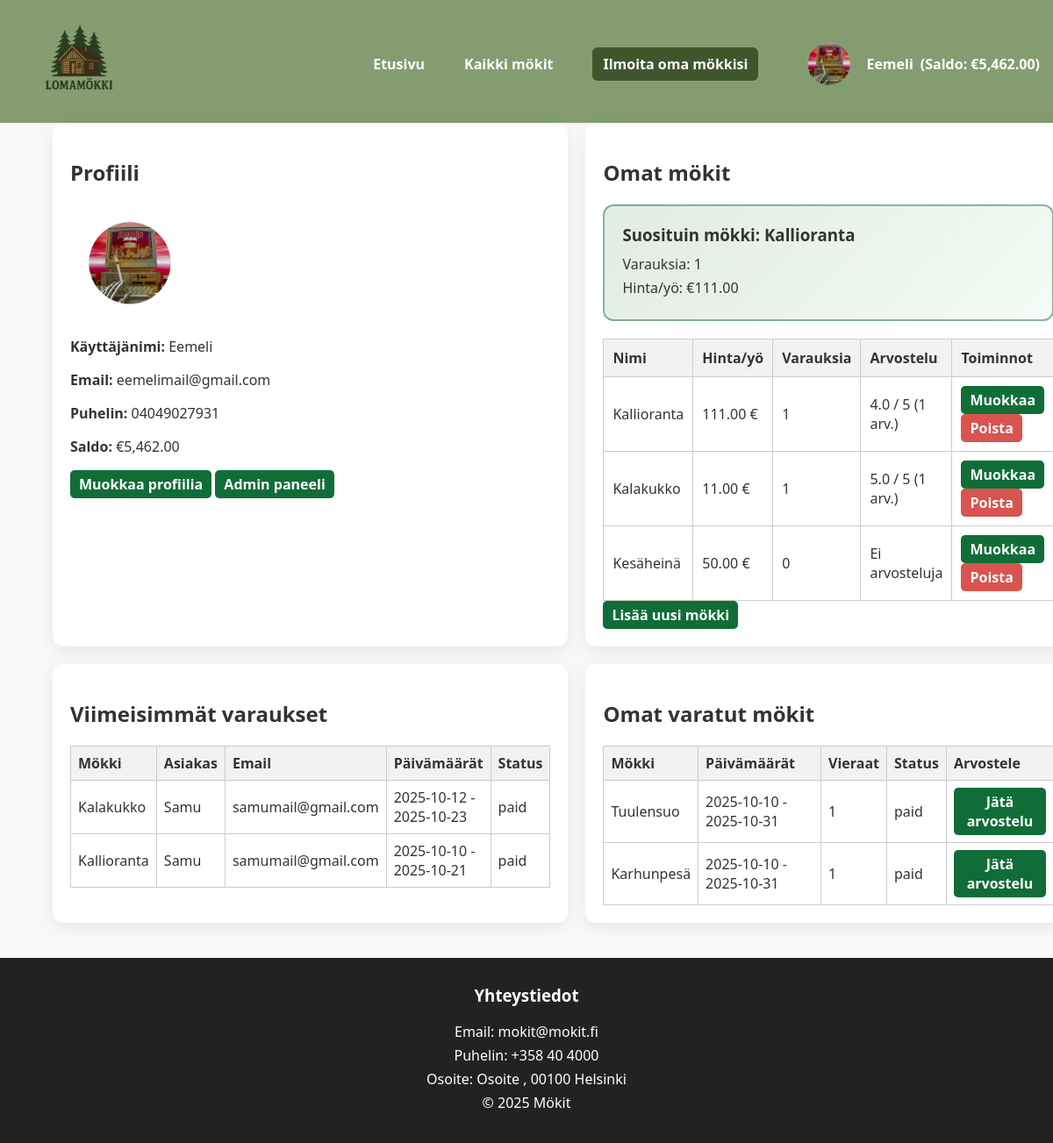
/dashboard.php (signed in), run on the app's committed database.
### tables this page shows
CREATE TABLE `users` (
  `id` int(11) NOT NULL,
  `username` varchar(100) NOT NULL,
  `email` varchar(255) NOT NULL,
  `phone` varchar(30) NOT NULL,
  `profile_image` varchar(255) DEFAULT NULL,
  `password` varchar(255) NOT NULL,
  `created_at` timestamp NOT NULL DEFAULT current_timestamp(),
  `balance` decimal(10,2) DEFAULT 0.00,
  `role` enum('admin','user') NOT NULL DEFAULT 'user'
);

CREATE TABLE `cabins` (
  `id` int(11) NOT NULL,
  `owner_id` int(11) NOT NULL,
  `name` varchar(100) NOT NULL,
  `description` text DEFAULT NULL,
  `price_per_night` decimal(8,2) NOT NULL,
  `max_guests` int(11) NOT NULL DEFAULT 4,
  `image` varchar(255) DEFAULT NULL,
  `location` varchar(100) DEFAULT '',
  `user_id` int(11) DEFAULT NULL,
  `availability` tinyint(1) DEFAULT 1
);

CREATE TABLE `bookings` (
  `id` int(11) NOT NULL,
  `customer_id` int(11) DEFAULT NULL,
  `cabin_id` int(11) NOT NULL,
  `customer_name` varchar(150) NOT NULL,
  `customer_email` varchar(150) NOT NULL,
  `start_date` date NOT NULL,
  `end_date` date NOT NULL,
  `guests` int(11) NOT NULL,
  `created_at` timestamp NOT NULL DEFAULT current_timestamp(),
  `paid` decimal(10,2) DEFAULT 0.00,
  `status` enum('pending','paid','cancelled') DEFAULT 'pending',
  `user_id` int(11) DEFAULT NULL,
  `admin_id` int(11) DEFAULT NULL
);

### dashboard.php (the view, shortened to what this page needs)
<?php
require 'config.php';
require 'header.php';
$stmt = $pdo->prepare("SELECT * FROM users WHERE id = ?");
$stmt->execute([$_SESSION['user_id']]);
$user = $stmt->fetch();
$stmt = $pdo->prepare("
    SELECT c.*, COUNT(b.id) AS booking_count
    FROM cabins c
    LEFT JOIN bookings b ON c.id = b.cabin_id
    WHERE c.owner_id = ?
    GROUP BY c.id
");
$stmt->execute([$_SESSION['user_id']]);
$cabins = $stmt->fetchAll();
$top_cabin = null;
if ($cabins) {
    usort($cabins, fn($a, $b) => $b['booking_count'] <=> $a['booking_count']);
    $top_cabin = $cabins[0];
}
$stmt = $pdo->prepare("
    SELECT b.*, c.name AS cabin_name
    FROM bookings b
    JOIN cabins c ON b.cabin_id = c.id
    WHERE c.owner_id = ?
    ORDER BY b.created_at DESC
    LIMIT 5
");
$stmt->execute([$_SESSION['user_id']]);
$bookings = $stmt->fetchAll();
$stmt = $pdo->prepare("
    SELECT b.*, c.name AS cabin_name
    FROM bookings b
    JOIN cabins c ON b.cabin_id = c.id
    WHERE b.customer_id = ?
    ORDER BY b.start_date DESC
");
$stmt->execute([$_SESSION['user_id']]);
$my_bookings = $stmt->fetchAll();
?>
<!doctype html>
<html lang="fi">
<head>
<link rel="stylesheet" href="style.css">
</head>
<body>
<main class="container dashboard-grid">
<section class="dashboard-section">
    <h2>Profiili</h2>
    <div class="profile-section">
        <img src="<?=htmlspecialchars($user['profile_image'] ?? 'default-avatar.png')?>" alt="Profiili" class="profile-pic">
        <div>
            <p><strong>Käyttäjänimi:</strong> <?=htmlspecialchars($user['username'])?></p>
            <p><strong>Email:</strong> <?=htmlspecialchars($user['email'])?></p>
            <p><strong>Puhelin:</strong> <?=htmlspecialchars($user['phone'])?></p>
            <p><strong>Saldo:</strong> €<?=number_format($user['balance'] ?? 0, 2)?></p>
        </div>
    </div>
    <a href="edit_profile.php" class="btn">Muokkaa profiilia</a>
    <a href="/admin/index.php" class="btn">Admin paneeli</a>
</section>
<section class="dashboard-section">
    <h2>Omat mökit</h2>
    <?php if ($top_cabin): ?>
    <div class="top-cabin-card">
        <h3>Suosituin mökki: <?=htmlspecialchars($top_cabin['name'])?></h3>
        <p>Varauksia: <?=intval($top_cabin['booking_count'])?></p>
        <p>Hinta/yö: €<?=number_format($top_cabin['price_per_night'],2)?></p>
    </div>
    <?php endif; ?>
    <?php if ($cabins): ?>
    <table class="cabin-table">
        <thead>
            <tr>
                <th>Nimi</th>
                <th>Hinta/yö</th>
                <th>Varauksia</th>
                <th>Arvostelu</th>
                <th>Toiminnot</th>
            </tr>
        </thead>
        <tbody>
<?php foreach ($cabins as $cabin): ?>
<tr>
  <td><?=htmlspecialchars($cabin['name'])?></td>
  <td><?=number_format($cabin['price_per_night'], 2)?> €</td>
  <td><?=intval($cabin['booking_count'])?></td>
  <td>
    <?php if($cabin['review_count'] > 0): ?>
        <?=number_format($cabin['avg_rating'],1)?> / 5 (<?=intval($cabin['review_count'])?> arv.)
    <?php else: ?>
        Ei arvosteluja
    <?php endif; ?>
  </td>
  <td>
    <a href="edit_cabin.php?id=<?= $cabin['id'] ?>" class="btn">Muokkaa</a>
    <a href="delete_cabin.php?id=<?= $cabin['id'] ?>" onclick="return confirm('Haluatko varmasti poistaa mökin?');" class="btn btn-danger">Poista</a>
  </td>
</tr>
<?php endforeach; ?>
        </tbody>
    </table>
    <?php else: ?>
        <p>Sinulla ei ole vielä lisättyjä mökkejä.</p>
    <?php endif; ?>
    <a href="add_cabin.php" class="btn">Lisää uusi mökki</a>
</section>
<section class="dashboard-section">
    <h2>Viimeisimmät varaukset</h2>
    <?php if ($bookings): ?>
    <table class="booking-table">
        <thead>
            <tr>
                <th>Mökki</th>
                <th>Asiakas</th>
                <th>Email</th>
                <th>Päivämäärät</th>
                <th>Status</th>
            </tr>
        </thead>
        <tbody>
        <?php foreach ($bookings as $booking): ?>
            <tr>
                <td><?=htmlspecialchars($booking['cabin_name'])?></td>
                <td><?=htmlspecialchars($booking['customer_name'])?></td>
                <td><?=htmlspecialchars($booking['customer_email'])?></td>
                <td><?=htmlspecialchars($booking['start_date'])?> - <?=htmlspecialchars($booking['end_date'])?></td>
                <td><?=htmlspecialchars($booking['status'])?></td>
            </tr>
        <?php endforeach; ?>
        </tbody>
    </table>
    <?php else: ?>
        <p>Ei uusia varauksia.</p>
    <?php endif; ?>
</section>
<section class="dashboard-section">
    <h2>Omat varatut mökit</h2>
    <?php if ($my_bookings): ?>
    <table class="booking-table">
        <thead>
            <tr>
                <th>Mökki</th>
                <th>Päivämäärät</th>
                <th>Vieraat</th>
                <th>Status</th>
                <th>Arvostele</th>
            </tr>
        </thead>
        <tbody>
        <?php foreach ($my_bookings as $booking): ?>
            <tr>
                <td><?=htmlspecialchars($booking['cabin_name'])?></td>
                <td><?=htmlspecialchars($booking['start_date'])?> - <?=htmlspecialchars($booking['end_date'])?></td>
                <td><?=intval($booking['guests'])?></td>
                <td><?=htmlspecialchars($booking['status'])?></td>
                <td>
                    <a href="add_review.php?booking_id=<?= $booking['id'] ?>" class="btn">Jätä arvostelu</a>
                </td>
            </tr>
        <?php endforeach; ?>
        </tbody>
    </table>
    <?php else: ?>
        <p>Sinulla ei ole vielä varattuja mökkejä.</p>
    <?php endif; ?>
</section>
</main>
<?php include 'footer.php'; ?>
</body>
</html>

### header.php (shortened to what this page needs)
<?php
require 'config.php';
$user = null;
if (isset($_SESSION['user_id'])) {
    $stmt = $pdo->prepare("SELECT * FROM users WHERE id = ?");
    $stmt->execute([$_SESSION['user_id']]);
    $user = $stmt->fetch();
    $user_balance = $user['balance'] ?? 0;
}
?>
<header>
  <div class="header-flex" style="display:flex;justify-content:space-between;align-items:center;padding:20px 0;">
<a href="index.php"><img src="images/logo.png" width="100" alt="Lomamökki logo" style="margin-left:40px;"></a>
    <nav style="display:flex;align-items:center;gap:15px;">
      <a href="index.php" style="color:#fff;text-decoration:none;font-weight:600;">Etusivu</a>
      <a href="all_cabins.php" style="color:#fff;text-decoration:none;font-weight:600;">Kaikki mökit</a>
      <a href="<?= isset($_SESSION['user_id']) ? 'add_cabin.php' : 'login.php'; ?>" class="btn" style="color:#fff;background:#40572e;padding:8px 12px;border-radius:6px;">Ilmoita oma mökkisi</a>
      <?php if ($user): ?>
      <div class="profile-dropdown" style="position:relative;">
        <a href="#" style="display:flex;align-items:center;color:#fff;text-decoration:none;">
          <img src="<?=htmlspecialchars($user['profile_image'] ?? 'default-avatar.png')?>" alt="Profiili" class="profile-pic" style="width:70px;height:70px;border-radius:50%;object-fit:cover;margin-right:8px;">
          <?=htmlspecialchars($user['username'])?>
          <span style="margin-left:8px;font-weight:600;">(Saldo: €<?=number_format($user_balance, 2)?>)</span>
        </a>
      </div>
      <?php else: ?>
        <a href="login.php" style="color:#fff;text-decoration:none;font-weight:600;">Kirjaudu / Rekisteröidy</a>
      <?php endif; ?>
    </nav>
  </div>
</header>

### footer.php
  <footer id="contact">
    <div class="container">
      <h3>Yhteystiedot</h3>
      <p>Email: mokit@mokit.fi</p>
      <p>Puhelin: +358 40 4000</p>
      <p>Osoite: Osoite , 00100 Helsinki</p>
      <p>&copy; <?=date('Y')?> Mökit</p>
    </div>
  </footer>
</body>
</html>

### style.css (style rules this page uses)
body { font-family: 'Segoe UI', Tahoma, Geneva, Verdana, sans-serif; margin: 0; color: #333; background-color: #f9f9f9; display: flex; flex-direction: column; min-height: 100vh; }
.container { width: 90%; max-width: 1300px; margin: auto; }
header { background-color: #849D70; color: #fff; padding: 5x 0; margin-bottom: auto; text-align: center; }
header nav { margin-top: 5px; }
header nav a { color: #fff; margin: 0 15px; text-decoration: none; font-weight: 600; transition: color 0.2s; }
.btn { background-color: #40572e; color: white; padding: 10px 16px; text-align: center; border-radius: 6px; text-decoration: none; font-weight: bold; transition: background-color 0.3s ease; }
footer { background-color: #222; color: #fff; padding: 30px 0; text-align: center; margin-top: 40px; }
footer h3 { margin-top: 0; }
footer p { margin: 5px 0; }
.profile-dropdown { position: relative; display: inline-block; }
.profile-pic { width: 135px; height: 135px; border-radius: 50%; object-fit: cover; margin-right: 8px; }
.dashboard-grid { display: grid; grid-template-columns: 1fr 2fr; gap: 20px; }
.dashboard-section { background: #fff; padding: 20px; border-radius: 12px; box-shadow: 0 6px 20px rgba(0,0,0,0.08); }
.cabin-table { width: 100%; border-collapse: collapse; margin-top:10px; }
.cabin-table th, .cabin-table td { border: 1px solid #ccc; padding: 10px; text-align: left; }
.cabin-table th { background-color: #f2f2f2; }
.booking-table { width: 100%; border-collapse: collapse; margin-top:10px; }
.booking-table th, .booking-table td { border: 1px solid #ccc; padding: 8px; text-align: left; }
.booking-table th { background-color: #f2f2f2; }
.top-cabin-card { background: linear-gradient(135deg, rgba(19,95,16,0.12), rgba(14,189,67,0.05)); border: 2px solid #116d387a; padding: 20px; border-radius: 12px; margin-bottom: 20px; }
.top-cabin-card h3 { margin: 0 0 10px; }
.top-cabin-card p { margin: 5px 0; }

### dashboard.php (style rules this page uses)
.btn { display:inline-block; padding:5px 10px; background:#116d38; color:#fff; text-decoration:none; border-radius:5px; }
.btn-danger { background:#d9534f; }

### data on the page
users: profile_image (picture), username "Eemeli", balance "5,462.00", email "eemelimail@gmail.com", phone "04049027931"
cabins: name "Kallioranta", price_per_night "111.00", booking_count "1", avg_rating "4.0", review_count "1"
cabins: name "Kalakukko", price_per_night "11.00", booking_count "1", avg_rating "5.0", review_count "1"
cabins: name "Kesäheinä", price_per_night "50.00", booking_count "0", shows "Ei arvosteluja"
bookings: cabin.name "Kalakukko", customer_name "Samu", customer_email "samumail@gmail.com", start_date "2025-10-12", end_date "2025-10-23", status "paid"
bookings: cabin.name "Kallioranta", customer_name "Samu", customer_email "samumail@gmail.com", start_date "2025-10-10", end_date "2025-10-21", status "paid"
bookings: cabin.name "Tuulensuo", start_date "2025-10-10", end_date "2025-10-31", guests "1", status "paid"
bookings: cabin.name "Karhunpesä", start_date "2025-10-10", end_date "2025-10-31", guests "1", status "paid"

### other printed values
$top_cabin['booking_count'] "1"
